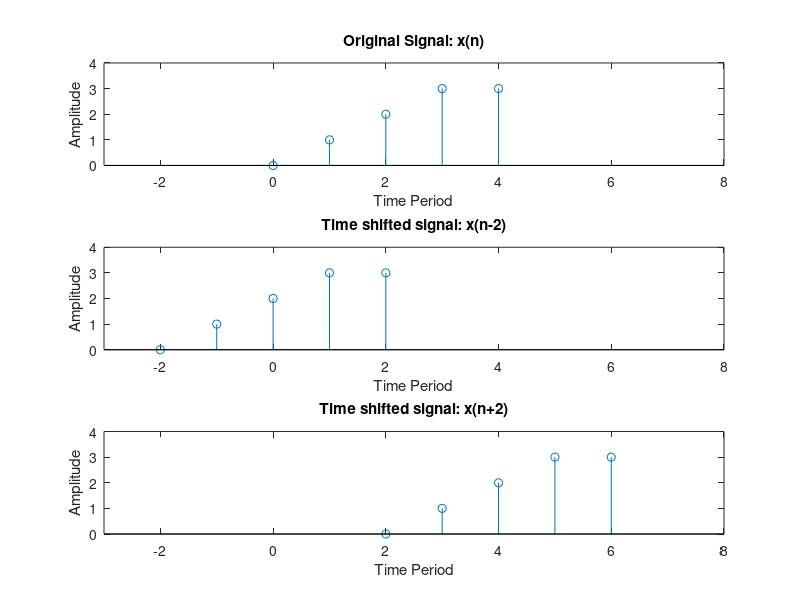

Write MATLAB code to recreate this figure.
% 3.  shifting property of discrete time signal
clc
clear all

n=0:4;
x=[0 1 2 3 3];

subplot(3,1,1);
stem(n,x);
title('Original Signal: x(n)');
xlabel('Time Period');
ylabel('Amplitude');
axis([-3 8 0 4]);

a=n-2; 
subplot(3,1,2);
stem(a,x);
title('Time shifted signal: x(n-2)');
xlabel('Time Period');
ylabel('Amplitude');
axis([-3 8 0 4]);

b=n+2; 
subplot(3,1,3);
stem(b,x);
title('Time shifted signal: x(n+2)');
xlabel('Time Period');
ylabel('Amplitude');
axis([-3 8 0 4]);